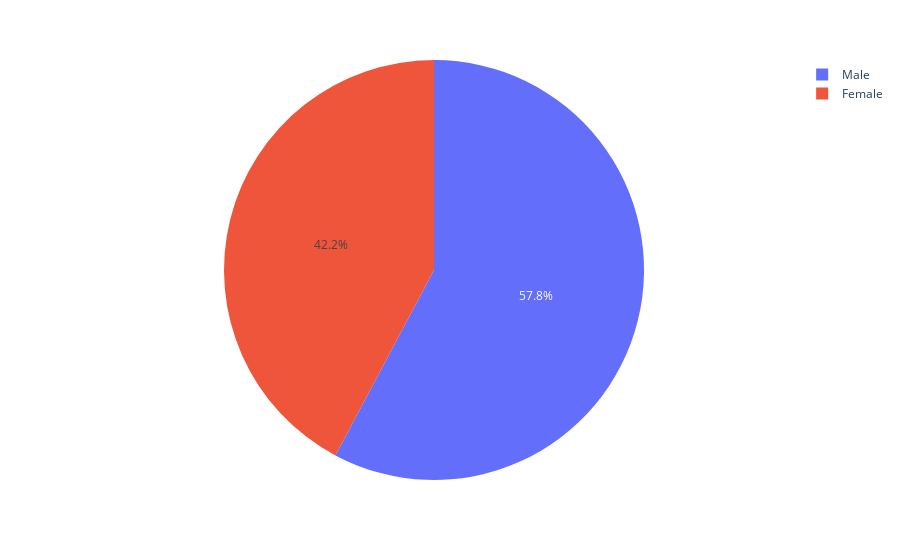

The notebook cell this image was saved under:
### Code cell
fig=px.pie(df,names='Gender')
fig

### Figure 1 — Plotly figure (JSON) as saved in the notebook; plotly's stock layout.template omitted (floating-point values rounded to 4 significant figures; data arrays with more than 128 entries replaced by an {"elided": "..."} marker saying what was removed)
{"data": [{"domain": {"x": [0, 1], "y": [0, 1]}, "hovertemplate": "Gender=%{label}<extra></extra>", "labels": {"elided": "180 str values"}, "legendgroup": "", "name": "", "showlegend": true, "type": "pie"}], "layout": {"legend": {"tracegroupgap": 0}, "margin": {"t": 60}}}
